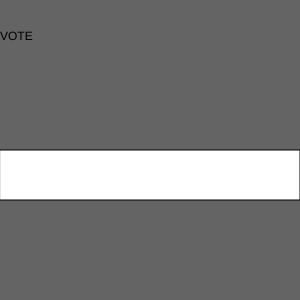
Frame 1 (no input)
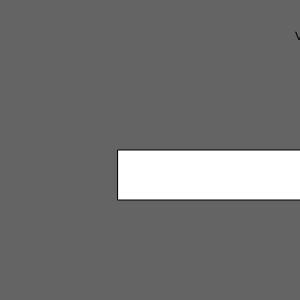
Frame 60 (no input)
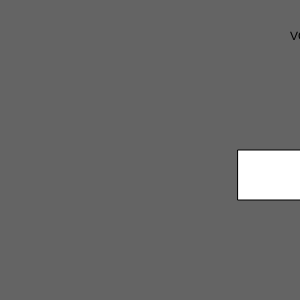
Frame 120 (the mouse pressed at the canvas centre since frame 60)

The p5.js sketch that drew these frames (run headless with seeded random() and noise() and a simulated clock; from frame 60 on, the mouse is pressed at the canvas centre):

// p5.js sketch
// ── sketch.js
var x = 0;
var xTwo = 0;
var y = 0;

function setup() {
  // put setup code here
  createCanvas(300, 300);
}

function draw() {
  // put drawing code here
  background(100);
  rect(x,height/2, 300, 50);
  x += 2 ;
if (x > width ) {
  x = -300 ;
}

text("VOTE", xTwo, 40) ;
xTwo += 5 ;

if (xTwo> 300) {
  xTwo = 0 ;
}
}
